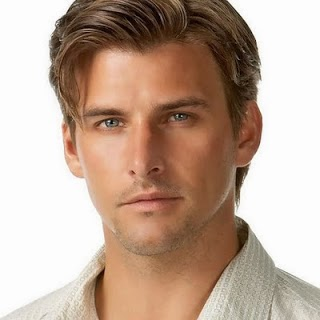
%> input picture Implementation  of Morphological and Filters/im.jpg, 320 x 320 px
$ octave closing.m   (GNU Octave 9; MATLAB toolbox functions it lacks are replaced by stand-ins)
%> lines starting %> are read from the running program, lines starting %| are printed output that depends on the picture; in (x1, y1, x2, y2) boxes, pixels count from 0 and x2, y2 are one past the last pixel; in counts of white or black regions, pixels touching at a corner belong together; the program's own positions count from 1
%Dilation.....
A=imread('im.jpg');
%> A is the input picture: size 320x320x3 uint8; mean R, G, B 191.7, 168, 152.3
A=im2bw(A);
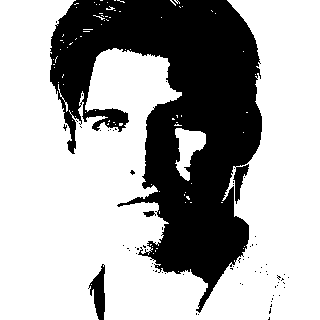
%> A: size 320x320 logical; 67.3% white; 71 black regions (68 under 20 px), largest, box (x1, y1, x2, y2) and area: (50, 0, 262, 313) 32757, (88, 264, 105, 320) 513, (143, 211, 156, 217) 50
figure,imshow(A);
%Structuring element
B2=[1 1 0 0 0 1 1 1 1 0 0];
m=floor(size(B2,1)/2);
n=floor(size(B2,2)/2);
%Pad array on all the sides
C=padarray(A,[m n]);
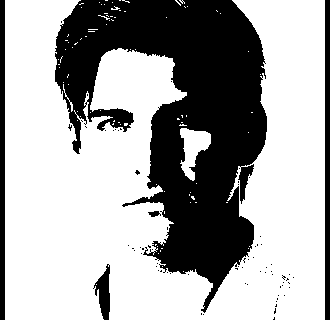
%> C: size 320x330 logical; 65.3% white; 73 black regions (68 under 20 px), largest, box (x1, y1, x2, y2) and area: (55, 0, 267, 313) 32757, (0, 0, 5, 320) 1600, (325, 0, 330, 320) 1600, (93, 264, 110, 320) 513, (148, 211, 161, 217) 50
D=false(size(A));
for i=1:size(C,1)-(2*m)
    for j=1:size(C,2)-(2*n)
        Temp=C(i:i+(2*m),j:j+(2*n));
        D(i,j)=max(max(Temp&B2));
    end
end
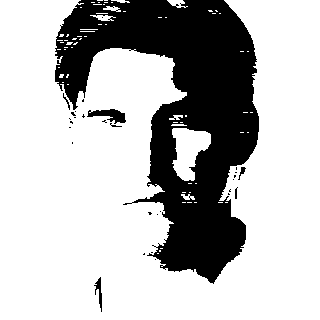
%> D: size 320x320 logical; 72.9% white; 30 black regions (24 under 20 px), largest, box (x1, y1, x2, y2) and area: (55, 0, 259, 284) 27146, (87, 109, 126, 124) 301, (94, 277, 102, 312) 110, (238, 167, 246, 180) 37, (63, 93, 70, 110) 28, (235, 187, 238, 199) 22

figure,imshow(D);

% erosion....
C=padarray(D,[m n],1);
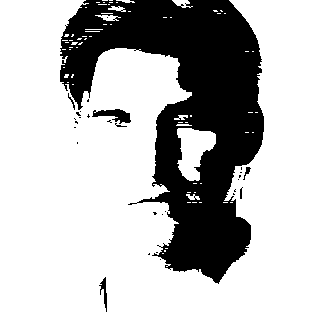
%> C: size 320x330 logical; 73.7% white; 30 black regions (24 under 20 px), largest, box (x1, y1, x2, y2) and area: (60, 0, 264, 284) 27146, (92, 109, 131, 124) 301, (99, 277, 107, 312) 110, (243, 167, 251, 180) 37, (68, 93, 75, 110) 28, (240, 187, 243, 199) 22
E=false(size(D));
for i=1:size(C,1)-(2*m)
    for j=1:size(C,2)-(2*n)
        Temp=C(i:i+(2*m),j:j+(2*n));
        matc=B2&Temp;
if(matc==B2)
E(i,j)= 1  ;
else
  E(i,j)=0;

end

    end
end
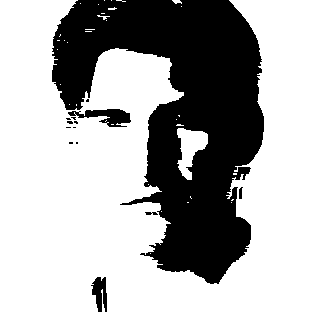
%> E: size 320x320 logical; 68.3% white; 14 black regions (9 under 20 px), largest, box (x1, y1, x2, y2) and area: (52, 0, 264, 284) 31401, (68, 109, 131, 127) 572, (91, 277, 107, 312) 362, (239, 187, 243, 199) 34, (145, 212, 158, 215) 30

figure,imshow(E);

clear all

$ run again, with Implementation  of Morphological and Filters/mr2.jpg copied over Implementation  of Morphological and Filters/im.jpg
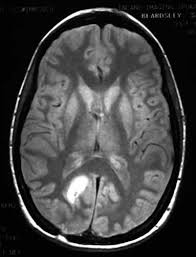
%> input picture Implementation  of Morphological and Filters/mr2.jpg, 196 x 257 px
%> A is the input picture: size 257x196x3 uint8; min 0, max 255, mean 66.4
%> `A=im2bw(A);`:
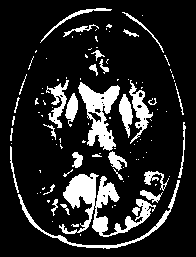
%> A: size 257x196 logical; 15.4% white; 106 white regions (74 under 20 px), largest, box (x1, y1, x2, y2) and area: (59, 173, 156, 237) 2098, (78, 82, 120, 151) 1317, (18, 180, 180, 249) 698
%> after the loop `for i=1:size(C,1)-(2*m)`:
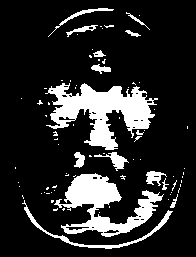
%> E: size 257x196 logical; 16.5% white; 80 white regions (65 under 20 px), largest, box (x1, y1, x2, y2) and area: (45, 83, 158, 150) 3521, (54, 173, 164, 237) 2789, (22, 200, 173, 249) 578
